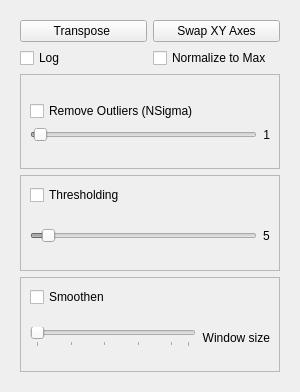
         <widget class="QWidget" name="page_2">
          <property name="geometry">
           <rect>
            <x>0</x>
            <y>0</y>
            <width>300</width>
            <height>392</height>
           </rect>
          </property>
          <attribute name="label">
           <string>Image Processing</string>
          </attribute>
          <layout class="QGridLayout" name="gridLayout_3">
           <item row="0" column="0">
            <widget class="QWidget" name="widget" native="true">
             <layout class="QGridLayout" name="gridLayout_25">
              <item row="0" column="0">
               <widget class="QPushButton" name="pb_transpose_stack">
                <property name="toolTip">
                 <string>reverses the image axes (ZXY) to (YXZ)</string>
                </property>
                <property name="text">
                 <string>Transpose </string>
                </property>
               </widget>
              </item>
              <item row="0" column="1">
               <widget class="QPushButton" name="pb_swapXY_stack">
                <property name="toolTip">
                 <string>swaps 2nd and 3rd axes (ZXY) to (ZYX)</string>
                </property>
                <property name="text">
                 <string>Swap XY Axes</string>
                </property>
               </widget>
              </item>
              <item row="1" column="0" colspan="2">
               <layout class="QVBoxLayout" name="verticalLayout_3">
                <item>
                 <layout class="QHBoxLayout" name="horizontalLayout_7">
                  <item>
                   <widget class="QCheckBox" name="cb_log">
                    <property name="sizePolicy">
                     <sizepolicy hsizetype="Preferred" vsizetype="Fixed">
                      <horstretch>0</horstretch>
                      <verstretch>0</verstretch>
                     </sizepolicy>
                    </property>
                    <property name="toolTip">
                     <string>Covert image dat to log values.</string>
                    </property>
                    <property name="styleSheet">
                     <string notr="true"/>
                    </property>
                    <property name="text">
                     <string>Log </string>
                    </property>
                    <property name="checked">
                     <bool>false</bool>
                    </property>
                   </widget>
                  </item>
                  <item>
                   <widget class="QCheckBox" name="cb_norm">
                    <property name="sizePolicy">
                     <sizepolicy hsizetype="Preferred" vsizetype="Fixed">
                      <horstretch>0</horstretch>
                      <verstretch>0</verstretch>
                     </sizepolicy>
                    </property>
                    <property name="toolTip">
                     <string>Intensity Normalization with the last Frame.</string>
                    </property>
                    <property name="text">
                     <string>Normalize to Max</string>
                    </property>
                   </widget>
                  </item>
                 </layout>
                </item>
               </layout>
              </item>
              <item row="2" column="0" colspan="2">
               <widget class="QFrame" name="frame_4">
                <property name="frameShape">
                 <enum>QFrame::StyledPanel</enum>
                </property>
                <property name="frameShadow">
                 <enum>QFrame::Raised</enum>
                </property>
                <layout class="QGridLayout" name="gridLayout_13">
                 <item row="0" column="0">
                  <layout class="QGridLayout" name="gridLayout_8">
                   <item row="0" column="0" colspan="2">
                    <widget class="QCheckBox" name="cb_remove_outliers">
                     <property name="text">
                      <string>Remove Outliers (NSigma)</string>
                     </property>
                    </widget>
                   </item>
                   <item row="1" column="0">
                    <widget class="QSlider" name="hs_nsigma">
                     <property name="enabled">
                      <bool>false</bool>
                     </property>
                     <property name="styleSheet">
                      <string notr="true"/>
                     </property>
                     <property name="maximum">
                      <number>200</number>
                     </property>
                     <property name="value">
                      <number>3</number>
                     </property>
                     <property name="orientation">
                      <enum>Qt::Horizontal</enum>
                     </property>
                    </widget>
                   </item>
                   <item row="1" column="1">
                    <widget class="QLabel" name="label_nsigma">
                     <property name="text">
                      <string>1</string>
                     </property>
                     <property name="alignment">
                      <set>Qt::AlignRight|Qt::AlignTrailing|Qt::AlignVCenter</set>
                     </property>
                    </widget>
                   </item>
                  </layout>
                 </item>
                </layout>
               </widget>
              </item>
              <item row="3" column="0" colspan="2">
               <widget class="QFrame" name="frame_3">
                <property name="frameShape">
                 <enum>QFrame::StyledPanel</enum>
                </property>
                <property name="frameShadow">
                 <enum>QFrame::Raised</enum>
                </property>
                <layout class="QGridLayout" name="gridLayout_26">
                 <item row="0" column="0">
                  <layout class="QGridLayout" name="gridLayout_5">
                   <item row="0" column="0">
                    <layout class="QHBoxLayout" name="horizontalLayout_3">
                     <item>
                      <widget class="QCheckBox" name="cb_remove_bg">
                       <property name="text">
                        <string>Thresholding</string>
                       </property>
                      </widget>
                     </item>
                    </layout>
                   </item>
                   <item row="1" column="0">
                    <layout class="QHBoxLayout" name="horizontalLayout_2">
                     <item>
                      <widget class="QSlider" name="hs_bg_threshold">
                       <property name="enabled">
                        <bool>false</bool>
                       </property>
                       <property name="maximum">
                        <number>100</number>
                       </property>
                       <property name="singleStep">
                        <number>5</number>
                       </property>
                       <property name="pageStep">
                        <number>5</number>
                       </property>
                       <property name="value">
                        <number>5</number>
                       </property>
                       <property name="orientation">
                        <enum>Qt::Horizontal</enum>
                       </property>
                      </widget>
                     </item>
                     <item>
                      <widget class="QLabel" name="label_bg_threshold">
                       <property name="text">
                        <string>5</string>
                       </property>
                      </widget>
                     </item>
                    </layout>
                   </item>
                  </layout>
                 </item>
                </layout>
               </widget>
              </item>
              <item row="4" column="0" colspan="2">
               <widget class="QFrame" name="frame_2">
                <property name="frameShape">
                 <enum>QFrame::StyledPanel</enum>
                </property>
                <property name="frameShadow">
                 <enum>QFrame::Raised</enum>
                </property>
                <layout class="QGridLayout" name="gridLayout_27">
                 <item row="0" column="0">
                  <widget class="QCheckBox" name="cb_smooth">
                   <property name="toolTip">
                    <string>uses savgol_filter to smooth data</string>
                   </property>
                   <property name="text">
                    <string>Smoothen</string>
                   </property>
                  </widget>
                 </item>
                 <item row="1" column="0">
                  <layout class="QHBoxLayout" name="horizontalLayout_4">
                   <item>
                    <widget class="QSlider" name="hs_smooth_size">
                     <property name="enabled">
                      <bool>false</bool>
                     </property>
                     <property name="minimum">
                      <number>3</number>
                     </property>
                     <property name="maximum">
                      <number>12</number>
                     </property>
                     <property name="singleStep">
                      <number>2</number>
                     </property>
                     <property name="pageStep">
                      <number>2</number>
                     </property>
                     <property name="value">
                      <number>3</number>
                     </property>
                     <property name="orientation">
                      <enum>Qt::Horizontal</enum>
                     </property>
                     <property name="tickPosition">
                      <enum>QSlider::TicksBelow</enum>
                     </property>
                     <property name="tickInterval">
                      <number>2</number>
                     </property>
                    </widget>
                   </item>
                   <item>
                    <widget class="QLabel" name="smooth_winow_size">
                     <property name="text">
                      <string>Window size</string>
                     </property>
                     <property name="alignment">
                      <set>Qt::AlignRight|Qt::AlignTrailing|Qt::AlignVCenter</set>
                     </property>
                    </widget>
                   </item>
                  </layout>
                 </item>
                </layout>
               </widget>
              </item>
             </layout>
            </widget>
           </item>
          </layout>
         </widget>
